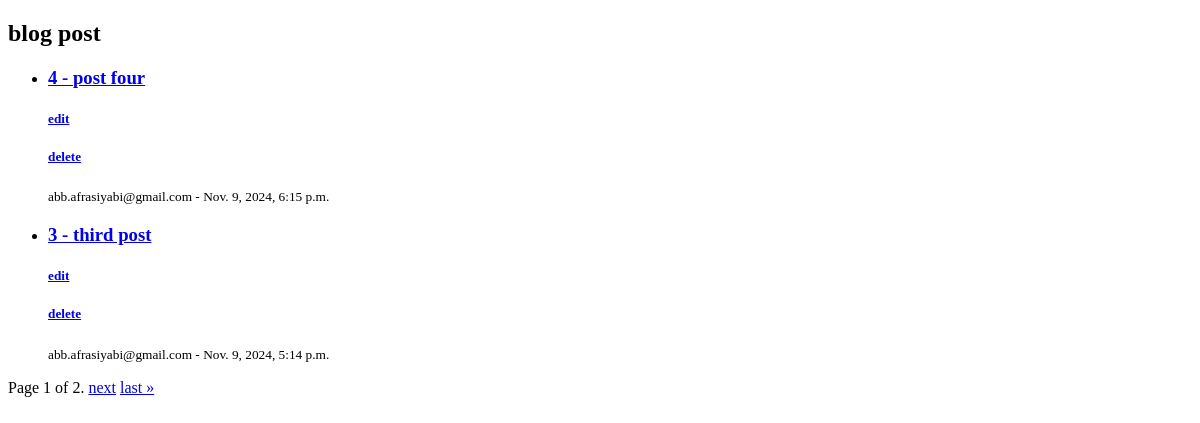
The app's page /blog/post/ (signed in), older data.
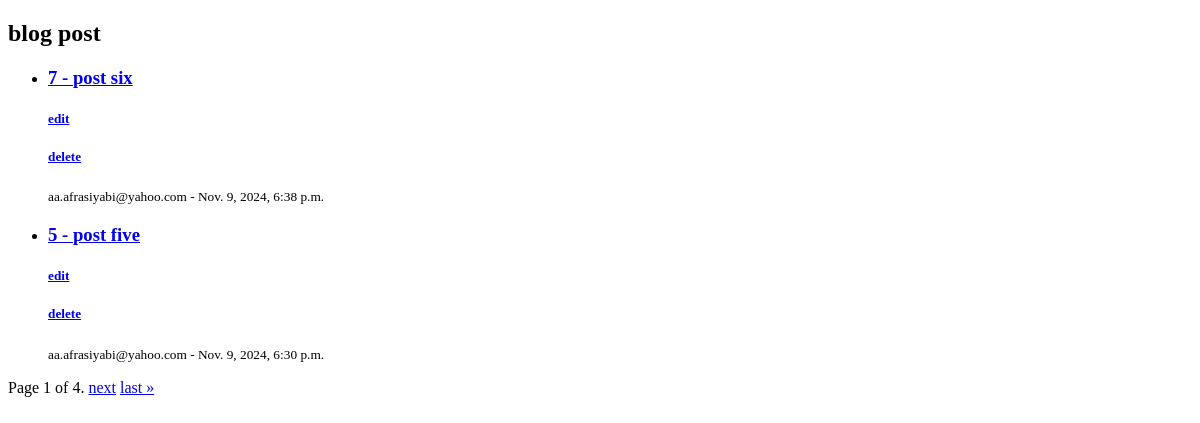
The same page, newer data.
### blog/models.py (models this page shows, shortened)
class Post(models.Model):
    author = models.ForeignKey(User,on_delete=models.CASCADE)
    image = models.ImageField(null=True,blank=True)
    title = models.CharField(max_length=250)
    content=  models.TextField()
    status = models.BooleanField()
    category = models.ForeignKey(Category,on_delete=models.SET_NULL,null=True)
    created_date = models.DateTimeField(auto_now_add=True)
    updated_date = models.DateTimeField(auto_now=True)
    published_date = models.DateTimeField(default=timezone.now)

### account/models.py (models this page shows)
class User(AbstractBaseUser, PermissionsMixin):
    email = models.EmailField(max_length=255, unique=True)
    is_staff = models.BooleanField(default=False)
    is_active = models.BooleanField(default=True)
    first_name = models.CharField(max_length=20)
    REQUIRED_FIELDS = []
    published_date = models.DateTimeField(default=timezone.now)  # یا هر تاریخ دلخواه به عنوان مقدار پیش‌فرض
    created_date = models.DateTimeField(auto_now_add=True)
    updated_date = models.DateTimeField(auto_now=True)
    groups = models.ManyToManyField(
        Group,
        related_name="customuser_groups",  # تغییر نام ارتباط معکوس
        blank=True
    )
    user_permissions = models.ManyToManyField(
        Permission,
        related_name="customuser_permissions",  # تغییر نام ارتباط معکوس
        blank=True
    )
    objects = UserManager()
    USERNAME_FIELD = "email"  # اضافه کردن USERNAME_FIELD به عنوان شناسه اصلی
    def __str__(self):
        return self.email

### blog/views.py (the view)
# urls.py: path("post/", views.PostList.as_view(), name="Post-list"),
class PostList(PermissionRequiredMixin,LoginRequiredMixin,ListView):
    permission_required = "blog.view_post"
    model = Post
    template_name = "blog/post_list.html"
    context_object_name = "posts"
    paginate_by = 2  # Set the number of posts to show per page.
    ordering = "-published_date"  # Set the order of posts to be displayed. You can also use "-created_date" or any other field.
    queryset = Post.objects.filter(status=True)  # Filter posts to only show published ones. You can also use "-created_date" or any other field.

### templates/blog/post_list.html (shortened to what this page needs)
<!DOCTYPE html>
<html lang="en">
<head>
</head>
<body>
    <h2>blog post</h2>
    {% if posts %}
        <ul>
            {% for post in posts %}
                <li>
                    <a href="{% url 'blog:post_detail' pk=post.id %}"><h3>{{post.id}} - {{ post.title }}</h3></a>
                    <a href="{% url 'blog:post_edit' pk=post.id %}">
                        <h5>edit</h5>
                    </a>
                    <a href="{% url 'blog:post_delete' pk=post.id %}">
                        <h5>delete</h5>
                    </a>
                    <small>{{ post.author }} - {{ post.published_date }} </small>
                </li>
            {% endfor %}
        </ul>
    {% else %}
        <p>No posts available.</p>
    {% endif %}
    <div class="pagination">
        <span class="step-links">
            <span class="current">
                Page {{ page_obj.number }} of {{ page_obj.paginator.num_pages }}.
            </span>
            {% if page_obj.has_next %}
                <a href="?page={{ page_obj.next_page_number }}">next</a>
                <a href="?page={{ page_obj.paginator.num_pages }}">last &raquo;</a>
            {% endif %}
        </span>
    </div>
</body>
</html>

Row changes from the older to the newer data that the page shows:
no longer on this page (row unchanged): Post: id "4", title "post four", author "abb.afrasiyabi@gmail.com", published_date "Nov. 9, 2024, 6:15 p.m."
no longer on this page (row unchanged): Post: id "3", title "third post", author "abb.afrasiyabi@gmail.com", published_date "Nov. 9, 2024, 5:14 p.m."
added Post: id "7", title "post six", author "aa.afrasiyabi@yahoo.com", published_date "Nov. 9, 2024, 6:38 p.m."
added Post: id "5", title "post five", author "aa.afrasiyabi@yahoo.com", published_date "Nov. 9, 2024, 6:30 p.m."
Text that changed along with them:
{{ page_obj.paginator.num_pages }}: "2" → "4"
